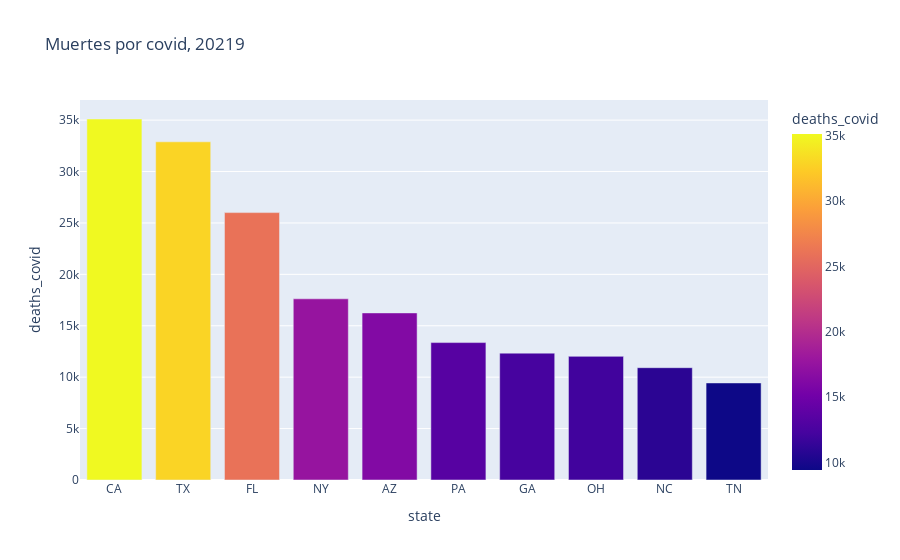

Notebook code cell kept with this figure:
### Code cell
fig = px.bar(df06.head(10), x='state', y='deaths_covid', color='deaths_covid', title='Muertes por covid, 20219')
fig.show()
print('Estados con mayor deceso, 2021: \n' , top05_6.to_markdown() )

### Figure 1 — Plotly figure (JSON) as saved in the notebook; plotly's stock layout.template omitted (floating-point values rounded to 4 significant figures)
{"data": [{"alignmentgroup": "True", "hovertemplate": "state=%{x}<br>deaths_covid=%{marker.color}<extra></extra>", "legendgroup": "", "marker": {"color": [35108, 32889, 26004, 17620, 16250, 13363, 12338, 12023, 10922, 9439], "coloraxis": "coloraxis", "pattern": {"shape": ""}}, "name": "", "offsetgroup": "", "orientation": "v", "showlegend": false, "textposition": "auto", "type": "bar", "x": ["CA", "TX", "FL", "NY", "AZ", "PA", "GA", "OH", "NC", "TN"], "xaxis": "x", "y": [35108, 32889, 26004, 17620, 16250, 13363, 12338, 12023, 10922, 9439], "yaxis": "y"}], "layout": {"barmode": "relative", "coloraxis": {"colorbar": {"title": {"text": "deaths_covid"}}, "colorscale": [[0, "#0d0887"], [0.1111, "#46039f"], [0.2222, "#7201a8"], [0.3333, "#9c179e"], [0.4444, "#bd3786"], [0.5556, "#d8576b"], [0.6667, "#ed7953"], [0.7778, "#fb9f3a"], [0.8889, "#fdca26"], [1, "#f0f921"]]}, "legend": {"tracegroupgap": 0}, "title": {"text": "Muertes por covid, 20219"}, "xaxis": {"anchor": "y", "domain": [0, 1], "title": {"text": "state"}}, "yaxis": {"anchor": "x", "domain": [0, 1], "title": {"text": "deaths_covid"}}}}
